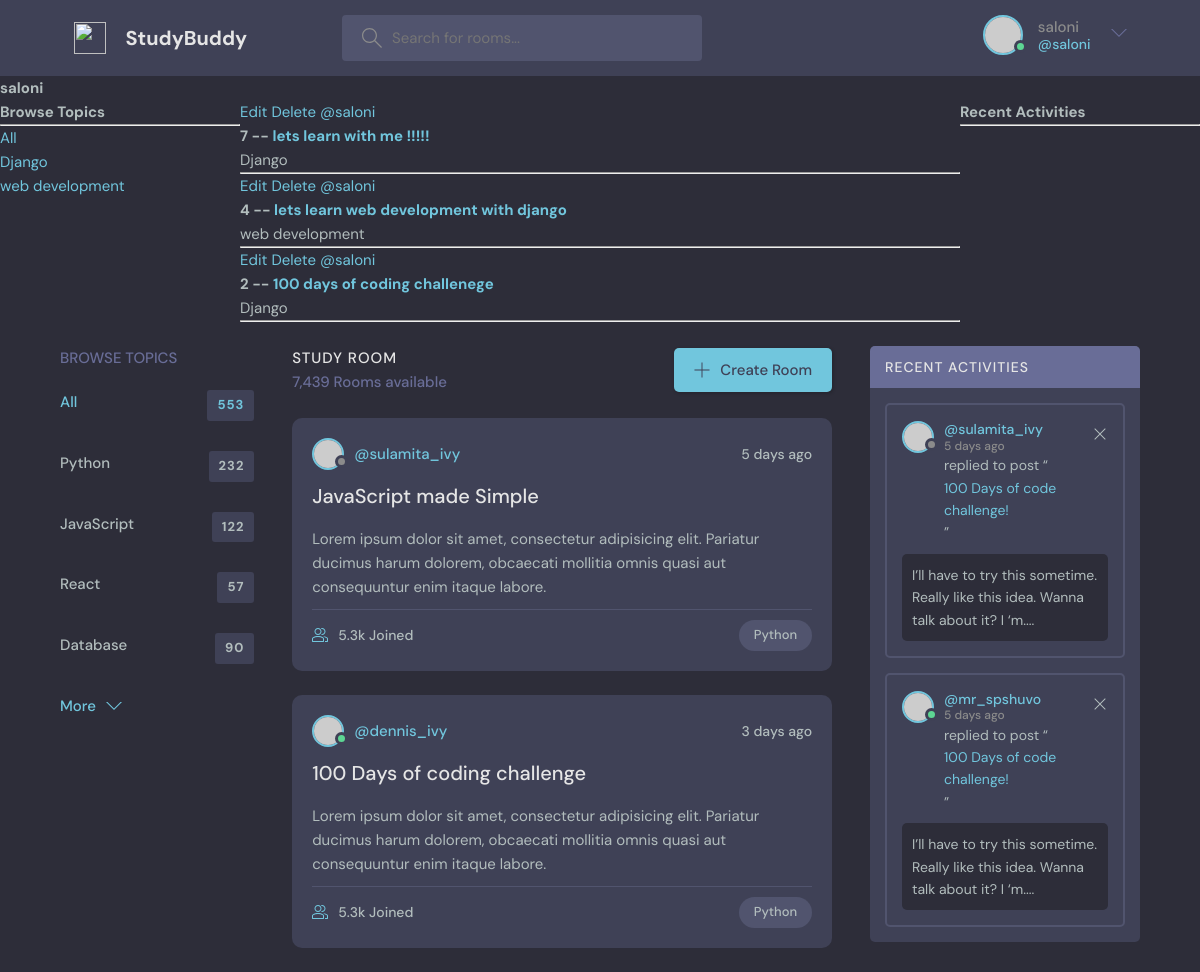
Screenshot of /profile/1 (signed in) with the database file from the repository.
### base/models.py (models this page shows, shortened)
class Topic(models.Model):
    name = models.CharField(max_length=200)

class Room(models.Model):
    host = models.ForeignKey(User, on_delete=models.SET_NULL, null=True, related_name='room_set')
    topic = models.ForeignKey(Topic, on_delete=models.SET_NULL, null=True)
    name = models.CharField(max_length=200)
    description = models.TextField(null=True, blank=True)
    participants = models.ManyToManyField(User, blank=True, related_name='participating_rooms')
    updated = models.DateTimeField(auto_now=True)
    created = models.DateTimeField(auto_now_add=True)
    class Meta:
        ordering = ['-updated', '-created']

### base/views.py (the view)
# urls.py: path('profile/<str:pk>', views.userProfile, name = "user-profile"),
def userProfile(request, pk):
    user = User.objects.get(id=pk)
    rooms = user.room_set.all()
    room_message = user.message_set.all()
    topics = Topic.objects.all()
    context = {'user': user, 'rooms': rooms, 'room_message': room_message, 'topics':topics}
    return render(request, 'base/profile.html', context)

### base/templates/base/profile.html (shortened to what this page needs)
{% extends 'main.html' %}
{% block content %}
<h1>{{user.username}}</h1>
<div class ="profile-container">
    <div>
      {% include 'base/topics_component.html' %}
    </div>
    <div>
      {% include 'base/feed_component.html' %}
    </div>
    <div>
      {% include 'base/activity_component.html' %}
    </div>
</div>
{% endblock content %}

### templates/navbar.html (shortened to what this page needs)
<header class="header header--loggedIn">
    <div class="container">
      <a href="url 'home" class="header__logo">
        <img src="assets/logo.svg" />
        <h1>StudyBuddy</h1>
      </a>
      <form class="header__search" method="GET" action={% url 'home' %}>
        <label>
          <input name="q" placeholder="Search for rooms..." />
        </label>
      <nav class="header__menu">
        {% if request.user.is_authenticated %}
        <div class="header__user">
          <a href="profile.html">
            <div class="avatar avatar--medium active">
              <img src="https://randomuser.me/api/portraits/men/37.jpg" />
            </div>
            <p>{{request.user.username}} <span>@{{request.user.username}}</span></p>
          </a>
          <button class="dropdown-button">
            <svg version="1.1" xmlns="http://www.w3.org/2000/svg" width="32" height="32" viewBox="0 0 32 32">
              <title>chevron-down</title>
              <path d="M16 21l-13-13h-3l16 16 16-16h-3l-13 13z"></path>
            </svg>
          </button>
        </div>
        {% else %}
        <a href="{% url 'login'%}">
          <img src="./assets/avatar.svg" />
          <p>Login</p>
        </a>
{% endif %}
      </nav>
    </div>
  </header>

### base/templates/base/topics_component.html
<h3>Browse Topics</h3>
        <hr>
        <div>
            <a href="{% url 'home' %}">All</a>
        </div>
        {% for topic in topics %}
            <div>
                <a href="{% url 'home' %}?q={{ topic.name }}">{{ topic.name }}</a>
            </div>
        {% endfor %}

### base/templates/base/feed_component.html
<div>
    {% for room in rooms %}
        <div>
            {% if request.user == room.host %}
                <a href="{% url 'update-room' room.id %}">Edit</a>
                <a href="{% url 'delete-room' room.id %}">Delete</a>
            {% endif %}
            <a href = "{% url 'user-profile' room.host.id %}">@{{ room.host.username }}</a>
            <h5>
                {{ room.id }} -- <a href="{% url 'room' room.id %}">{{ room.name }}</a>
            </h5>
            <small>{{ room.topic.name }}</small>
            <hr>
        </div>
    {% endfor %}
</div>

### static/styles/style.css (style rules this page uses)
:root { --color-main: #71c6dd; --color-main-light: #e1f6fb; --color-dark: #3f4156; --color-dark-medium: #51546e; --color-dark-light: #696d97; --color-light: #e5e5e5; --color-gray: #8b8b8b; --color-light-gray: #b2bdbd; --color-bg: #2d2d39; --color-success: #5dd693; --color-error: #fc4b0b; }
* { font-family: "DM Sans", -apple-system, BlinkMacSystemFont, "Segoe UI", Roboto, Oxygen, Ubuntu, Cantarell, "Open Sans", "Helvetica Neue", sans-serif; margin: 0; padding: 0; box-sizing: border-box; text-rendering: optimizeLegibility; font-size: inherit; }
html { font-size: 56.25%; }
@media only screen and (min-width: 1200px) { html { font-size: 62.5%; } }
body { line-height: 1.6; font-weight: 400; font-size: 1.5rem; color: var(--color-light-gray); background-color: var(--color-bg); min-height: 100vh; }
img { width: 100%; }
a { display: inline-block; color: var(--color-main); text-decoration: none; }
.container { max-width: 120rem; width: 90%; margin: auto; }
.avatar { position: relative; display: inline-block; border-radius: 50%; border: 2px solid var(--color-main); }
.avatar img { display: block; border-radius: 50%; object-fit: cover; object-position: center; }
.avatar::after { content: ""; display: block; position: absolute; background-color: var(--color-gray); z-index: 111; border-radius: 50%; border: 0.3rem solid var(--color-dark); }
.avatar.active::after { background-color: var(--color-success); }
.avatar.avatar--medium img { width: 3.6rem; height: 3.6rem; border-radius: 50%; }
.avatar.avatar--medium:after { width: 0.7rem; height: 0.7rem; bottom: 0px; right: -6px; }
.header { padding: 1.5rem; background-color: var(--color-dark); }
.header > .container { display: flex; gap: 9.5rem; }
.header__logo, .header__user { display: flex; gap: 2rem; align-items: center; }
.header__logo > img { height: 3.2rem; width: 3.2rem; }
.header__logo > h1 { font-weight: 700; font-size: 2rem; color: var(--color-light); }
.header__search > label { background-color: var(--color-dark-medium); padding: 1.3rem 1rem; display: flex; align-items: center; gap: 1rem; border-radius: 4px; }
.header__search svg { fill: var(--color-gray); width: 2rem; height: 2rem; margin-left: 1rem; }
.header__search input { width: 30rem; background: transparent; border: none; outline: none; color: var(--color-light); }
.header__menu { margin-left: auto; position: relative; }
.header__menu a { display: flex; gap: 1.5rem; align-items: center; font-weight: 500; text-decoration: none; color: var(--color-gray); }
.header__menu img { height: 3.6rem; }
.header__menu p { line-height: 1.2; }
.header__menu span { color: var(--color-main); font-weight: 500; font-size: 1.4rem; display: block; }
.header__menu svg { width: 1.6rem; height: 1.6rem; fill: var(--color-dark-light); }
.dropdown-button { background: transparent; border: 0; outline: 0; cursor: pointer; }

### base/templates/base/profile.html (style rules this page uses)
.profile-container { display:grid; grid-template-columns: 1fr 3fr 1fr; }

### rows the page displays
Topic: name "Django"
Topic: name "web development"
Room: shows "Edit", host.username "saloni", id "7", name "lets learn with me !!!!!", topic.name "Django"
Room: shows "Edit", host.username "saloni", id "4", name "lets learn web development with django", topic.name "web development"
Room: shows "Edit", host.username "saloni", id "2", name "100 days of coding challenege", topic.name "Django"

### other values shown
{{ request.user.username }} "saloni"
{{ user.username }} "saloni"
